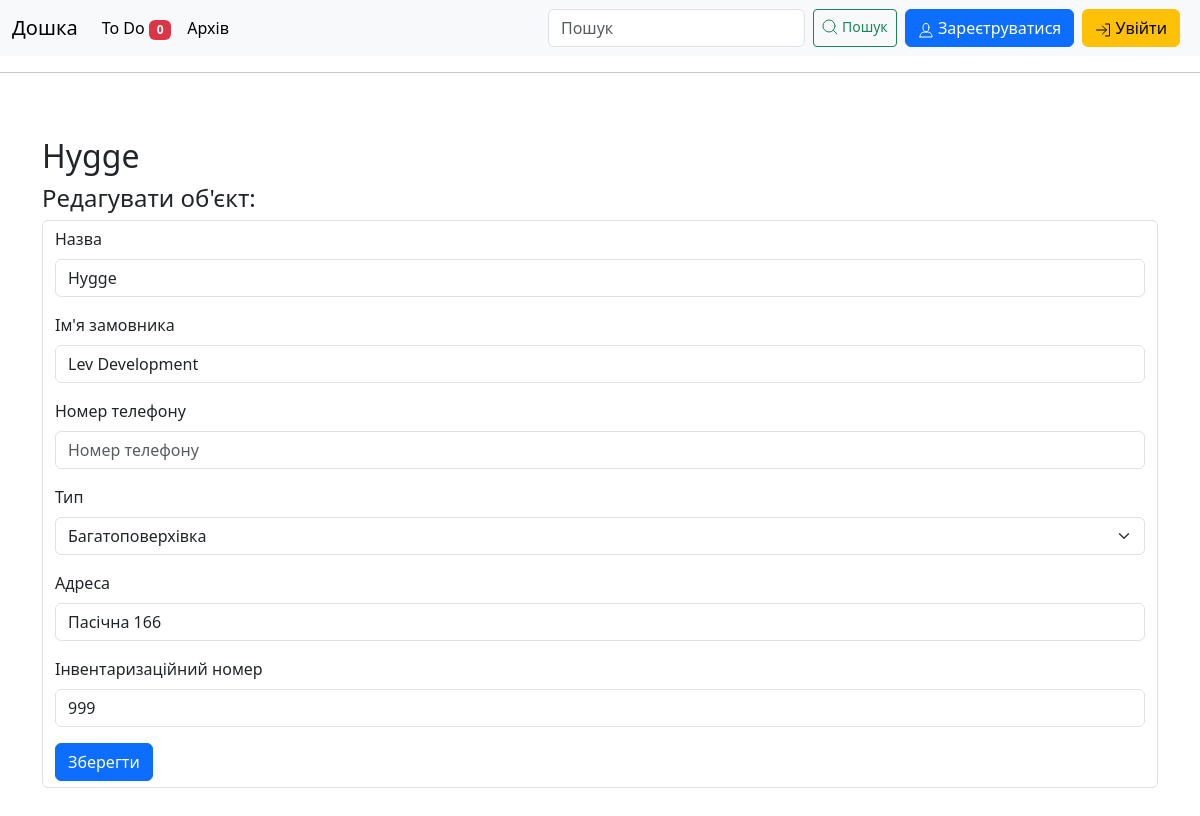
Screenshot of /edit_subject/23 with the database file from the repository.
### bord/models.py (models this page shows, shortened)
class Subject(models.Model):
    class TypeOfSubject(models.TextChoices):
        BUILDING = 'BU', _('Багатоповерхівка')
        COMMERCE = 'CO', _('Будівля')
        GARAGE = 'GA', _('Гараж')
        HOUSE = 'HO', _('Особняк')
        APARTMENT = 'AP', _('Квартира')
        KEV = 'KE', _('КЕВ')
        QUARTERS = 'QU', _('Нежитлове приміщення')
        UNFINISHED = 'UF', _('Незавершене')
        SUMMERHOUSE = 'SH', _('Садовий будинок')
    class Priority(models.TextChoices):
        HIGH = 'AA', _('Високий')
        NORMAL = 'BB', _('Звичайний')
        LOW = 'CC', _('Низький')
    name = models.CharField(max_length=200)
    type = models.CharField(max_length=2, choices=TypeOfSubject.choices, default=TypeOfSubject.HOUSE)
    priority = models.CharField(max_length=3, choices=Priority.choices, default=Priority.HIGH)
    archived = models.BooleanField(default=False)
    address = models.CharField(max_length=200, blank=True)
    client_name = models.CharField(max_length=200, blank=True)
    client_number = models.CharField(max_length=200, blank=True)
    invent_number = models.CharField(max_length=10, blank=True)
    measured = models.BooleanField(default=False)
    drawn = models.BooleanField(default=False)
    calculated = models.BooleanField(default=False)
    typed = models.BooleanField(default=False)
    numbered = models.BooleanField(default=False)
    done = models.BooleanField(default=False)
    date_added = models.DateTimeField(auto_now_add=True)
    def __str__(self):
        return self.name

### bord/views.py (the view)
# urls.py: path('edit_subject/<int:subject_id>', views.edit_subject, name='edit_subject'),
def edit_subject(request, subject_id):
    subject = Subject.objects.get(id=subject_id)
    if request.method != 'POST':
        form = SubjectForm(instance=subject)
    else:
        form = SubjectForm(instance=subject, data=request.POST)
        if form.is_valid():
            form.save()
            return redirect('bord:subject', subject_id=subject.id)
    context = {'subject': subject, 'form': form}
    return render(request, 'bord/edit_subject.html', context)

### bord/forms.py
class SubjectForm(forms.ModelForm):
    class Meta:
        model = Subject
        fields = ['name', 'client_name', 'client_number', 'type', 'address', 'invent_number']
        labels = {
            'name': 'Назва',
            'client_name': "Ім'я замовника",
            'client_number': 'Номер телефону',
            'type': 'Тип',
            'address': 'Адреса',
            'invent_number': 'Інвентаризаційний номер'
        }

### bord/templatetags/todo_templatetags.py (called while the page is built)
@register.filter
def unfinished_tasks_count(user):
    if user.is_authenticated:
        return Task.objects.filter(user=user, done=False).count()
    return 0

### bord/templates/bord/edit_subject.html (shortened to what this page needs)
{% extends "bord/base.html" %}
{% load django_bootstrap5 %}
{% block content %}
    <h2>{{ subject }}</h2>
    <h4>Редагувати об'єкт:</h4>
    <form class="form-control" action="{% url 'bord:edit_subject' subject.id %}" method="post">
        {% bootstrap_form form %}
        {% block buttons %}
            <button class="btn btn-primary" name="submit">Зберегти</button>
        {% endblock buttons %}
    </form>
{% endblock content %}

### bord/templates/bord/base.html (style rules this page uses)
html, body, header, .carousel { height: 60vh; }

### rows the page displays
Subject: name "Hygge", client_name "Lev Development", type "Багатоповерхівка", address "Пасічна 166", invent_number "999"

### other values shown
{{ request.user|unfinished_tasks_count }} "0"
